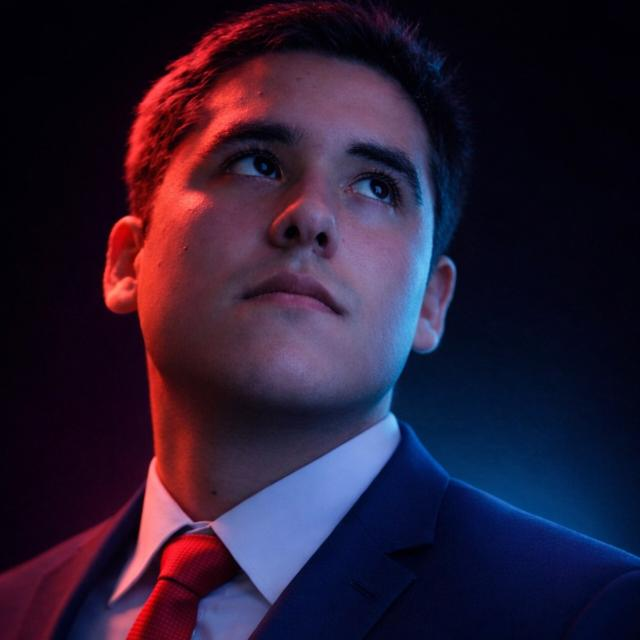
#> input picture source-photo.jpg, 640 x 640 px, found by its file name
$ python make_ascii_svg.py
#> lines starting #> are read from the running program, lines starting #| are printed output that depends on the picture
import sys
import os
from PIL import Image

RAMP = " .`:-=+*cs#%@"  # Bright (sparse/space) -> Dark (dense)

def image_to_ascii(img_path, width=72, aspect_ratio=0.55):
#> called with img_path = 'source-photo.jpg', width = 72, aspect_ratio = 0.55
    img = Image.open(img_path).convert("L")
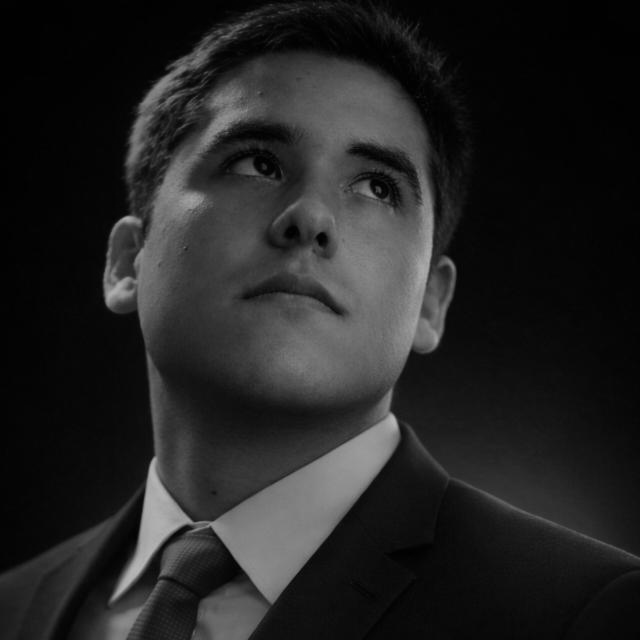
#> img: PIL image 640x640 L; min 0, max 185, mean 35.2
    w, h = img.size
#> w = 640; h = 640
    new_h = int((h / w) * width * aspect_ratio)
#> new_h = 39
    img_resized = img.resize((width, new_h), Image.Resampling.LANCZOS)
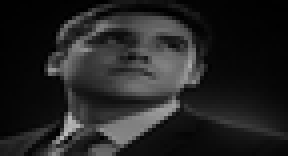
#> img_resized: PIL image 72x39 L (shown 4 times larger); min 0, max 188, mean 35.3

    pixels = img_resized.getdata()
    num_chars = len(RAMP)

    raw_lines = []
    svg_lines = []
    for y in range(new_h):
        line_chars = []
        svg_chars = []
        for x in range(width):
            val = pixels[y * width + x]
            # Map 255 (white) to 0 (space) and 0 (black) to RAMP end
            idx = int((255 - val) / 255.0 * (num_chars - 1))
            idx = max(0, min(num_chars - 1, idx))

            c = RAMP[idx]
            line_chars.append(c)

            # HTML entity escaping for SVG
            if c == "&": c_svg = "&amp;"
            elif c == "<": c_svg = "&lt;"
            elif c == ">": c_svg = "&gt;"
            elif c == " ": c_svg = "&#160;"
            else: c_svg = c
            svg_chars.append(c_svg)

        raw_lines.append("".join(line_chars))
        svg_lines.append("".join(svg_chars))
#> after the loop, raw_lines = 39 items; svg_lines = 39 items

    return raw_lines, svg_lines

def generate_ascii_svg(raw_lines, svg_lines, output_svg="gfcor-ascii.svg"):
    font_size = 9
    line_height = 11.5
    char_width = 5.4

    num_lines = len(raw_lines)
    num_cols = max(len(l) for l in raw_lines) if raw_lines else 72

    # Exact box bounds with padding
    pad_x = 16
    pad_y = 16
    svg_width = int(num_cols * char_width + pad_x * 2)
    svg_height = int(num_lines * line_height + pad_y * 2)

    svg = []
    svg.append(f'<svg xmlns="http://www.w3.org/2000/svg" viewBox="0 0 {svg_width} {svg_height}" width="{svg_width}" height="{svg_height}">')
    svg.append('  <style>')
    svg.append(f'    .ascii-text {{ font-family: "SFMono-Regular", Consolas, "Liberation Mono", Menlo, monospace; font-size: {font_size}px; fill: #3fb950; white-space: pre; }}')
    svg.append('    .row { opacity: 0; animation: fadeIn 0.05s forwards; }')
    svg.append('    @keyframes fadeIn { to { opacity: 1; } }')
    svg.append('  </style>')
    svg.append(f'  <rect width="100%" height="100%" fill="#0d1117" stroke="#30363d" stroke-width="1" rx="8" />')

    for idx, line in enumerate(svg_lines):
        y_pos = pad_y + font_size + idx * line_height
        delay = round(idx * 0.035, 3)
        svg.append(f'  <text x="{pad_x}" y="{y_pos:.1f}" class="ascii-text row" style="animation-delay: {delay}s;">{line}</text>')

    svg.append('</svg>')

    with open(output_svg, "w", encoding="utf-8") as f:
        f.write("\n".join(svg))
    print(f"ASCII SVG generated: {output_svg} (viewBox: {svg_width}x{svg_height})")

if __name__ == "__main__":
    img_file = "source-prepped.png" if os.path.exists("source-prepped.png") else "source-photo.jpg"
    if not os.path.exists(img_file):
        print(f"Error: {img_file} not found.")
        sys.exit(1)

    raw_lines, svg_lines = image_to_ascii(img_file, width=72)
#> raw_lines = 39 items; svg_lines = 39 items
    generate_ascii_svg(raw_lines, svg_lines, "gfcor-ascii.svg")
#> in generate_ascii_svg, `num_lines = len(raw_lines)`: num_lines = 39
#> in generate_ascii_svg, `num_cols = max(len(l) for l in raw_lines) if raw_lines else 72`: num_cols = 72
#> in generate_ascii_svg, `svg_width = int(num_cols * char_width + pad_x * 2)`: svg_width = 420
#> in generate_ascii_svg, `svg_height = int(num_lines * line_height + pad_y * 2)`: svg_height = 480
#> the loop in generate_ascii_svg, `for idx, line in enumerate(svg_lines):` made 39 passes
#> (y_pos, delay) on passes 1 to 12: (25, 0), (36.5, 0.035), (48, 0.07), (59.5, 0.105), (71, 0.14), (82.5, 0.175), (94, 0.21), (105.5, 0.245), (117, 0.28), (128.5, 0.315), (140, 0.35), (151.5, 0.385)
#> after the loop in generate_ascii_svg, `for idx, line in enumerate(svg_lines):`: svg = 46 items
#| ASCII SVG generated: gfcor-ascii.svg (viewBox: 420x480)
